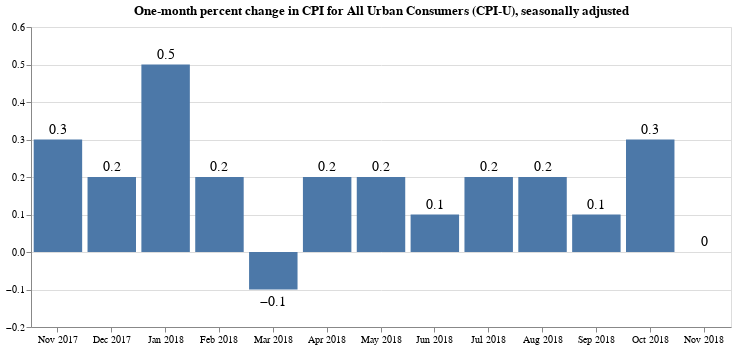

The notebook cell this image was saved under:
### Markdown cell above
Draw the chart.

### Code cell
base = alt.Chart(
    last_13, 
    title="One-month percent change in CPI for All Urban Consumers (CPI-U), seasonally adjusted"
).properties(width=700)

bars = base.mark_bar().encode(
    x=alt.X(
        "date:O",
        timeUnit="utcyearmonth",
        axis=alt.Axis(title=None, labelAngle=0),
    ),
    y=alt.Y(
        "pct_change_rounded:Q",
        axis=alt.Axis(title=None),
        scale=alt.Scale(domain=[
            last_13['pct_change'].min()-0.1,
            last_13['pct_change'].max()+0.05
        ])
    )
)

text = base.encode(
    x=alt.X("date:O", timeUnit="utcyearmonth"),
    y="pct_change_rounded:Q",
    text='pct_change_rounded'
)

textAbove = text.transform_filter(alt.datum.pct_change > 0).mark_text(
    align='center',
    baseline='middle',
    fontSize=14,
    dy=-10
)

textBelow = text.transform_filter(alt.datum.pct_change < 0).mark_text(
    align='center',
    baseline='middle',
    fontSize=14,
    dy=12
)

bars + textAbove + textBelow

### Figure 1 — Vega-Lite specification as saved in the notebook (floating-point values rounded to 4 significant figures)
{"$schema": "https://vega.github.io/schema/vega-lite/v2.6.0.json", "config": {"view": {"height": 300, "width": 400}}, "datasets": {"data-0cccb026d56ba3e4448b7b747e1f2bdc": [{"date": "2017-11-01", "pct_change": 0.3358, "pct_change_rounded": 0.3, "period_abbreviation": "NOV", "period_code": "M11", "period_id": "M11", "period_month": 11, "period_name": "November", "period_type": "monthly", "series_area_code": "0000", "series_area_id": "0000", "series_area_name": "U.S. city average", "series_id": "CUSR0000SA0", "series_items_code": "SA0", "series_items_id": "SA0", "series_items_name": "All items", "series_periodicity_code": "R", "series_periodicity_id": "R", "series_periodicity_name": "Monthly", "series_seasonally_adjusted": true, "series_survey": "All urban consumers", "series_title": "All items in U.S. city average, all urban consumers, seasonally adjusted", "value": 247.4, "year": 2017}, {"date": "2017-12-01", "pct_change": 0.2017, "pct_change_rounded": 0.2, "period_abbreviation": "DEC", "period_code": "M12", "period_id": "M12", "period_month": 12, "period_name": "December", "period_type": "monthly", "series_area_code": "0000", "series_area_id": "0000", "series_area_name": "U.S. city average", "series_id": "CUSR0000SA0", "series_items_code": "SA0", "series_items_id": "SA0", "series_items_name": "All items", "series_periodicity_code": "R", "series_periodicity_id": "R", "series_periodicity_name": "Monthly", "series_seasonally_adjusted": true, "series_survey": "All urban consumers", "series_title": "All items in U.S. city average, all urban consumers, seasonally adjusted", "value": 247.9, "year": 2017}, {"date": "2018-01-01", "pct_change": 0.5385, "pct_change_rounded": 0.5, "period_abbreviation": "JAN", "period_code": "M01", "period_id": "M01", "period_month": 1, "period_name": "January", "period_type": "monthly", "series_area_code": "0000", "series_area_id": "0000", "series_area_name": "U.S. city average", "series_id": "CUSR0000SA0", "series_items_code": "SA0", "series_items_id": "SA0", "series_items_name": "All items", "series_periodicity_code": "R", "series_periodicity_id": "R", "series_periodicity_name": "Monthly", "series_seasonally_adjusted": true, "series_survey": "All urban consumers", "series_title": "All items in U.S. city average, all urban consumers, seasonally adjusted", "value": 249.2, "year": 2018}, {"date": "2018-02-01", "pct_change": 0.1501, "pct_change_rounded": 0.2, "period_abbreviation": "FEB", "period_code": "M02", "period_id": "M02", "period_month": 2, "period_name": "February", "period_type": "monthly", "series_area_code": "0000", "series_area_id": "0000", "series_area_name": "U.S. city average", "series_id": "CUSR0000SA0", "series_items_code": "SA0", "series_items_id": "SA0", "series_items_name": "All items", "series_periodicity_code": "R", "series_periodicity_id": "R", "series_periodicity_name": "Monthly", "series_seasonally_adjusted": true, "series_survey": "All urban consumers", "series_title": "All items in U.S. city average, all urban consumers, seasonally adjusted", "value": 249.6, "year": 2018}, {"date": "2018-03-01", "pct_change": -0.0629, "pct_change_rounded": -0.1, "period_abbreviation": "MAR", "period_code": "M03", "period_id": "M03", "period_month": 3, "period_name": "March", "period_type": "monthly", "series_area_code": "0000", "series_area_id": "0000", "series_area_name": "U.S. city average", "series_id": "CUSR0000SA0", "series_items_code": "SA0", "series_items_id": "SA0", "series_items_name": "All items", "series_periodicity_code": "R", "series_periodicity_id": "R", "series_periodicity_name": "Monthly", "series_seasonally_adjusted": true, "series_survey": "All urban consumers", "series_title": "All items in U.S. city average, all urban consumers, seasonally adjusted", "value": 249.5, "year": 2018}, {"date": "2018-04-01", "pct_change": 0.2209, "pct_change_rounded": 0.2, "period_abbreviation": "APR", "period_code": "M04", "period_id": "M04", "period_month": 4, "period_name": "April", "period_type": "monthly", "series_area_code": "0000", "series_area_id": "0000", "series_area_name": "U.S. city average", "series_id": "CUSR0000SA0", "series_items_code": "SA0", "series_items_id": "SA0", "series_items_name": "All items", "series_periodicity_code": "R", "series_periodicity_id": "R", "series_periodicity_name": "Monthly", "series_seasonally_adjusted": true, "series_survey": "All urban consumers", "series_title": "All items in U.S. city average, all urban consumers, seasonally adjusted", "value": 250.0, "year": 2018}, {"date": "2018-05-01", "pct_change": 0.2088, "pct_change_rounded": 0.2, "period_abbreviation": "MAY", "period_code": "M05", "period_id": "M05", "period_month": 5, "period_name": "May", "period_type": "monthly", "series_area_code": "0000", "series_area_id": "0000", "series_area_name": "U.S. city average", "series_id": "CUSR0000SA0", "series_items_code": "SA0", "series_items_id": "SA0", "series_items_name": "All items", "series_periodicity_code": "R", "series_periodicity_id": "R", "series_periodicity_name": "Monthly", "series_seasonally_adjusted": true, "series_survey": "All urban consumers", "series_title": "All items in U.S. city average, all urban consumers, seasonally adjusted", "value": 250.5, "year": 2018}, {"date": "2018-06-01", "pct_change": 0.1285, "pct_change_rounded": 0.1, "period_abbreviation": "JUN", "period_code": "M06", "period_id": "M06", "period_month": 6, "period_name": "June", "period_type": "monthly", "series_area_code": "0000", "series_area_id": "0000", "series_area_name": "U.S. city average", "series_id": "CUSR0000SA0", "series_items_code": "SA0", "series_items_id": "SA0", "series_items_name": "All items", "series_periodicity_code": "R", "series_periodicity_id": "R", "series_periodicity_name": "Monthly", "series_seasonally_adjusted": true, "series_survey": "All urban consumers", "series_title": "All items in U.S. city average, all urban consumers, seasonally adjusted", "value": 250.9, "year": 2018}, {"date": "2018-07-01", "pct_change": 0.171, "pct_change_rounded": 0.2, "period_abbreviation": "JUL", "period_code": "M07", "period_id": "M07", "period_month": 7, "period_name": "July", "period_type": "monthly", "series_area_code": "0000", "series_area_id": "0000", "series_area_name": "U.S. city average", "series_id": "CUSR0000SA0", "series_items_code": "SA0", "series_items_id": "SA0", "series_items_name": "All items", "series_periodicity_code": "R", "series_periodicity_id": "R", "series_periodicity_name": "Monthly", "series_seasonally_adjusted": true, "series_survey": "All urban consumers", "series_title": "All items in U.S. city average, all urban consumers, seasonally adjusted", "value": 251.3, "year": 2018}, {"date": "2018-08-01", "pct_change": 0.2229, "pct_change_rounded": 0.2, "period_abbreviation": "AUG", "period_code": "M08", "period_id": "M08", "period_month": 8, "period_name": "August", "period_type": "monthly", "series_area_code": "0000", "series_area_id": "0000", "series_area_name": "U.S. city average", "series_id": "CUSR0000SA0", "series_items_code": "SA0", "series_items_id": "SA0", "series_items_name": "All items", "series_periodicity_code": "R", "series_periodicity_id": "R", "series_periodicity_name": "Monthly", "series_seasonally_adjusted": true, "series_survey": "All urban consumers", "series_title": "All items in U.S. city average, all urban consumers, seasonally adjusted", "value": 251.8, "year": 2018}, {"date": "2018-09-01", "pct_change": 0.05877, "pct_change_rounded": 0.1, "period_abbreviation": "SEP", "period_code": "M09", "period_id": "M09", "period_month": 9, "period_name": "September", "period_type": "monthly", "series_area_code": "0000", "series_area_id": "0000", "series_area_name": "U.S. city average", "series_id": "CUSR0000SA0", "series_items_code": "SA0", "series_items_id": "SA0", "series_items_name": "All items", "series_periodicity_code": "R", "series_periodicity_id": "R", "series_periodicity_name": "Monthly", "series_seasonally_adjusted": true, "series_survey": "All urban consumers", "series_title": "All items in U.S. city average, all urban consumers, seasonally adjusted", "value": 252.0, "year": 2018}, {"date": "2018-10-01", "pct_change": 0.3306, "pct_change_rounded": 0.3, "period_abbreviation": "OCT", "period_code": "M10", "period_id": "M10", "period_month": 10, "period_name": "October", "period_type": "monthly", "series_area_code": "0000", "series_area_id": "0000", "series_area_name": "U.S. city average", "series_id": "CUSR0000SA0", "series_items_code": "SA0", "series_items_id": "SA0", "series_items_name": "All items", "series_periodicity_code": "R", "series_periodicity_id": "R", "series_periodicity_name": "Monthly", "series_seasonally_adjusted": true, "series_survey": "All urban consumers", "series_title": "All items in U.S. city average, all urban consumers, seasonally adjusted", "value": 252.8, "year": 2018}, {"date": "2018-11-01", "pct_change": 0.01938, "pct_change_rounded": 0, "period_abbreviation": "NOV", "period_code": "M11", "period_id": "M11", "period_month": 11, "period_name": "November", "period_type": "monthly", "series_area_code": "0000", "series_area_id": "0000", "series_area_name": "U.S. city average", "series_id": "CUSR0000SA0", "series_items_code": "SA0", "series_items_id": "SA0", "series_items_name": "All items", "series_periodicity_code": "R", "series_periodicity_id": "R", "series_periodicity_name": "Monthly", "series_seasonally_adjusted": true, "series_survey": "All urban consumers", "series_title": "All items in U.S. city average, all urban consumers, seasonally adjusted", "value": 252.9, "year": 2018}]}, "layer": [{"data": {"name": "data-0cccb026d56ba3e4448b7b747e1f2bdc"}, "encoding": {"x": {"axis": {"labelAngle": 0, "title": null}, "field": "date", "timeUnit": "utcyearmonth", "type": "ordinal"}, "y": {"axis": {"title": null}, "field": "pct_change_rounded", "scale": {"domain": [-0.1629, 0.5885]}, "type": "quantitative"}}, "mark": "bar", "title": "One-month percent change in CPI for All Urban Consumers (CPI-U), seasonally adjusted", "width": 700}, {"data": {"name": "data-0cccb026d56ba3e4448b7b747e1f2bdc"}, "encoding": {"text": {"field": "pct_change_rounded", "type": "quantitative"}, "x": {"field": "date", "timeUnit": "utcyearmonth", "type": "ordinal"}, "y": {"field": "pct_change_rounded", "type": "quantitative"}}, "mark": {"align": "center", "baseline": "middle", "dy": -10, "fontSize": 14, "type": "text"}, "title": "One-month percent change in CPI for All Urban Consumers (CPI-U), seasonally adjusted", "transform": [{"filter": "(datum.pct_change > 0)"}], "width": 700}, {"data": {"name": "data-0cccb026d56ba3e4448b7b747e1f2bdc"}, "encoding": {"text": {"field": "pct_change_rounded", "type": "quantitative"}, "x": {"field": "date", "timeUnit": "utcyearmonth", "type": "ordinal"}, "y": {"field": "pct_change_rounded", "type": "quantitative"}}, "mark": {"align": "center", "baseline": "middle", "dy": 12, "fontSize": 14, "type": "text"}, "title": "One-month percent change in CPI for All Urban Consumers (CPI-U), seasonally adjusted", "transform": [{"filter": "(datum.pct_change < 0)"}], "width": 700}]}
